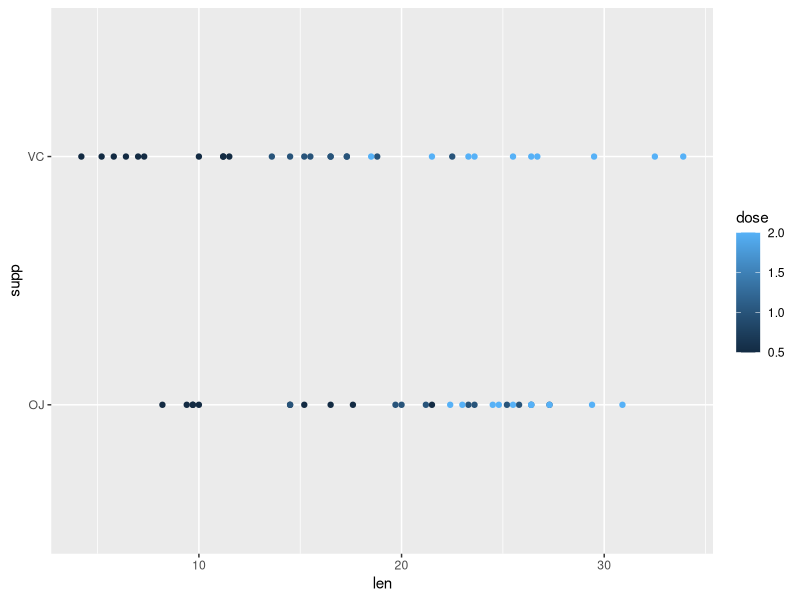

This chart was generated by the following R code:
## ---- chunk 1
library(datasets)
library(dplyr)
library(ggplot2)
ggplot(data = ToothGrowth, aes( x = len, y = supp, color = dose)) + 
  geom_point() 
